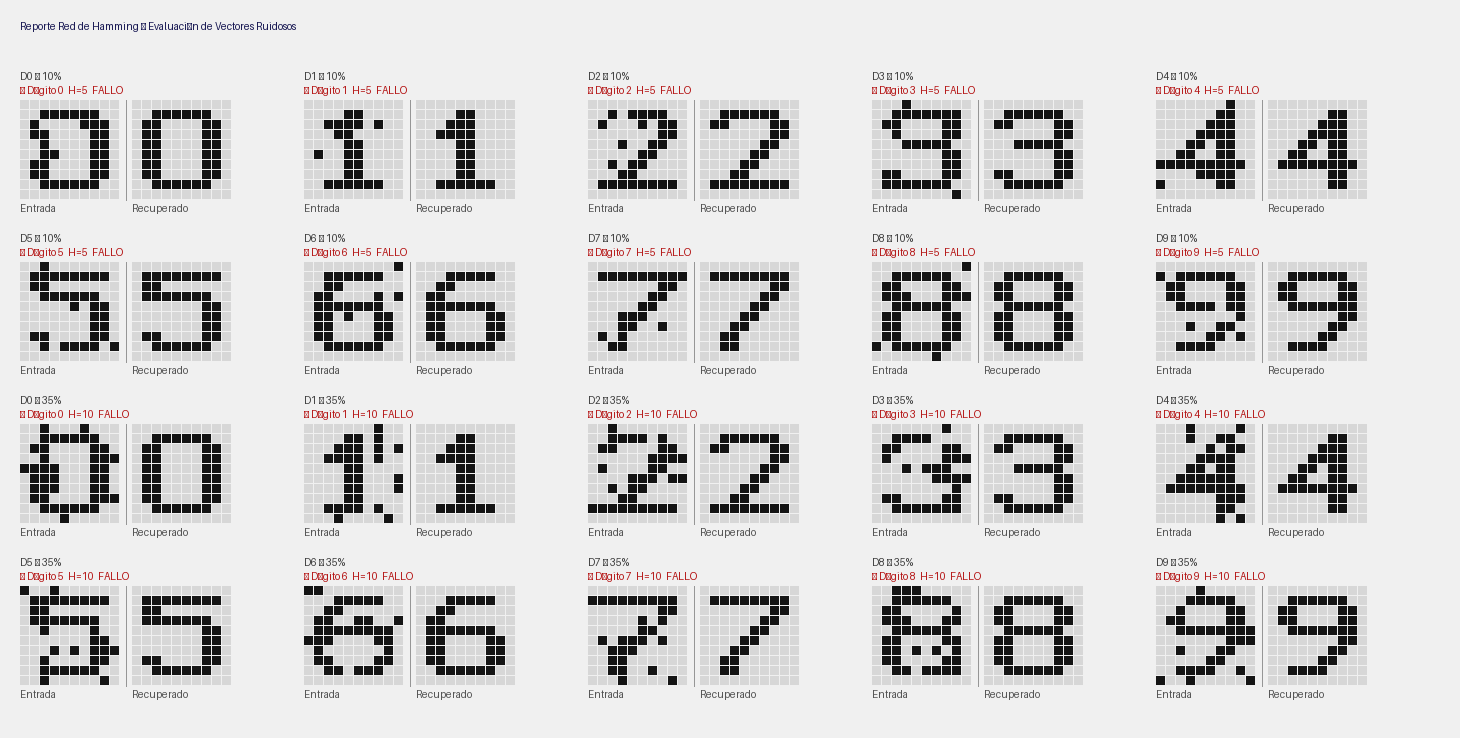

Write Python code to recreate this figure.
"""
hamming.py — Red Neuronal de Hamming
Carga los 30 vectores de mosaico.txt, entrena con los 10 limpios
y evalúa los 20 ruidosos. Genera reporte en consola y PNG.
"""

import math
import os
import random
from PIL import Image, ImageDraw, ImageFont


# ══════════════════════════════════════════════════════
#  UTILIDADES VISUALES
# ══════════════════════════════════════════════════════

def cargar_fuente(size: int):
    rutas = [
        "/usr/share/fonts/truetype/dejavu/DejaVuSansMono-Bold.ttf",
        "/usr/share/fonts/truetype/dejavu/DejaVuSans-Bold.ttf",
        "/usr/share/fonts/truetype/liberation/LiberationMono-Bold.ttf",
    ]
    for r in rutas:
        try:
            return ImageFont.truetype(r, size)
        except Exception:
            pass
    return ImageFont.load_default()


def pixel_art_consola(vector: list[int], ancho: int = 10) -> list[str]:
    lineas = []
    for i in range(0, len(vector), ancho):
        fila = vector[i:i + ancho]
        lineas.append("".join("██" if v == 1 else "  " for v in fila))
    return lineas


def distancia_hamming(a: list[int], b: list[int]) -> int:
    return sum(x != y for x, y in zip(a, b))


# ══════════════════════════════════════════════════════
#  CARGA DE DATOS
# ══════════════════════════════════════════════════════

def cargar_mosaico(path: str = "mosaico.txt") -> list[list[int]]:
    vectores = []
    with open(path, "r") as f:
        lineas = f.read().splitlines()
        
    # Validamos que al menos tenga el encabezado
    if len(lineas) < 3:
        raise ValueError("El archivo no tiene el formato correcto.")
        
    num_vecs = int(lineas[0])
    
    # Empezamos a iterar desde la línea 3 (donde realmente empiezan los vectores)
    for linea in lineas[3:3 + num_vecs]:
        linea = linea.strip()
        if not linea:
            continue
        vec = list(map(int, linea.split()))
        assert len(vec) == 100, f"Longitud inválida: {len(vec)}"
        assert all(v in (-1, 1) for v in vec), "Valores no bipolares"
        vectores.append(vec)
        
    return vectores


# ══════════════════════════════════════════════════════
#  RED DE HAMMING
# ══════════════════════════════════════════════════════

class RedHamming:
    def __init__(self, patrones: list[list[int]]):
        self.patrones = patrones          # p patrones de longitud n
        self.p = len(patrones)            # número de patrones
        self.n = len(patrones[0])         # longitud de cada patrón
        self.W = self._calcular_pesos()   # matriz p × n
        self.b = self.n / 2              # bias
        self.epsilon = 1 / (self.n - 1)  # inhibición lateral

    # ── Etapa 1: Pesos ─────────────────────────────
    def _calcular_pesos(self) -> list[list[float]]:
        return [[x / 2 for x in patron] for patron in self.patrones]

    # ── Etapa 1: Feedforward ───────────────────────
    def feedforward(self, Vp: list[int]) -> list[float]:
        """Calcula a(0) = ft( (1/n)·W·Vp + b )"""
        a0 = []
        for fila in self.W:
            dot = sum(w * v for w, v in zip(fila, Vp))
            val = (1 / self.n) * dot + self.b
            val = max(0.0, min(float(self.n), val))   # ReLU truncada a [0, n]
            a0.append(val)
        return a0

    # ── Etapa 2: MAXNET ────────────────────────────
    def maxnet(self, a0: list[float], max_iter: int = 200) -> tuple[list[float], list[list[float]], int]:
        """
        Competencia lateral hasta que solo quede una neurona activa.
        Devuelve (a_final, historial_iteraciones, num_iteraciones)
        """
        a = list(a0)
        historial = [list(a)]

        for it in range(1, max_iter + 1):
            a_new = []
            for i in range(self.p):
                suma_otros = sum(a[j] for j in range(self.p) if j != i)
                val = a[i] - self.epsilon * suma_otros
                a_new.append(max(0.0, val))

            historial.append(list(a_new))
            activas = sum(1 for v in a_new if v > 1e-9)

            if activas <= 1 or all(abs(a_new[i] - a[i]) < 1e-10 for i in range(self.p)):
                return a_new, historial, it

            a = a_new

        return a, historial, max_iter

    # ── Clasificación completa ─────────────────────
    def clasificar(self, Vp: list[int]) -> dict:
        a0         = self.feedforward(Vp)
        a_final, historial, iteraciones = self.maxnet(a0)

        ganadora   = a_final.index(max(a_final))
        activas    = sum(1 for v in a_final if v > 1e-9)
        hamming    = distancia_hamming(Vp, self.patrones[ganadora])

        if activas == 1 and hamming == 0:
            diagnostico = "ÉXITO"
        elif activas == 1 and hamming > 0:
            diagnostico = "FALLO"
        else:
            diagnostico = "NO ESTABLE"

        return {
            "a0":          a0,
            "a_final":     a_final,
            "historial":   historial,
            "iteraciones": iteraciones,
            "ganadora":    ganadora,
            "hamming":     hamming,
            "diagnostico": diagnostico,
        }


# ══════════════════════════════════════════════════════
#  REPORTE EN CONSOLA
# ══════════════════════════════════════════════════════

COLORES = {
    "ÉXITO":      "\033[92m",   # verde
    "FALLO":      "\033[91m",   # rojo
    "NO ESTABLE": "\033[93m",   # amarillo
    "RESET":      "\033[0m",
}


def imprimir_resultado(digito: int, grupo: str, res: dict):
    col = COLORES.get(res["diagnostico"], "")
    rst = COLORES["RESET"]
    print(f"\n  Dígito {digito:>2} [{grupo}]")
    print(f"    a(0)       = [{', '.join(f'{v:.3f}' for v in res['a0'])}]")
    print(f"    Iteraciones= {res['iteraciones']}")
    print(f"    Ganadora   = neurona {res['ganadora']} → Dígito {res['ganadora']}")
    print(f"    Hamming    = {res['hamming']}")
    print(f"    Resultado  = {col}{res['diagnostico']}{rst}")


def imprimir_historial(res: dict):
    print("    Historial MAXNET:")
    for t, a in enumerate(res["historial"]):
        print(f"      a({t}) = [{', '.join(f'{v:.4f}' for v in a)}]")


# ══════════════════════════════════════════════════════
#  REPORTE PNG
# ══════════════════════════════════════════════════════

def generar_reporte_png(
    red: RedHamming,
    vectores_prueba: list[list[int]],
    resultados: list[dict],
    etiquetas: list[str],
    path: str = "reporte_hamming.png",
):
    """Genera imagen con pares original/recuperado y diagnóstico."""
    CELL    = 10
    PAD     = 6
    COL_W   = 10 * CELL * 2 + PAD * 4 + 60   # original + recuperado
    ROW_H   = 10 * CELL + PAD * 2 + 50
    COLS    = 5
    ROWS    = math.ceil(len(vectores_prueba) / COLS)
    MARGIN  = 20
    HEADER  = 50

    img_w = MARGIN * 2 + COLS * COL_W
    img_h = MARGIN * 2 + HEADER + ROWS * ROW_H

    img  = Image.new("RGB", (img_w, img_h), (240, 240, 240))
    draw = ImageDraw.Draw(img)

    f12 = cargar_fuente(12)
    f14 = cargar_fuente(14)
    f16 = cargar_fuente(16)

    draw.text(
        (MARGIN, MARGIN),
        "Reporte Red de Hamming — Evaluación de Vectores Ruidosos",
        fill=(20, 20, 80), font=f16,
    )

    COLOR_DIAG = {"ÉXITO": (20, 140, 20), "FALLO": (180, 20, 20), "NO ESTABLE": (180, 130, 0)}

    for idx, (vp, res, etq) in enumerate(zip(vectores_prueba, resultados, etiquetas)):
        col_i = idx % COLS
        row_i = idx // COLS
        x0 = MARGIN + col_i * COL_W
        y0 = MARGIN + HEADER + row_i * ROW_H

        # Encabezado
        draw.text((x0, y0), etq, fill=(60, 60, 60), font=f12)
        draw.text(
            (x0, y0 + 14),
            f"→ Dígito {res['ganadora']}  H={res['hamming']}  {res['diagnostico']}",
            fill=COLOR_DIAG.get(res["diagnostico"], (0, 0, 0)),
            font=f12,
        )

        y_px = y0 + 30

        # Dibujar vector de prueba (izquierda)
        for i, val in enumerate(vp):
            r_i, c_i = divmod(i, 10)
            px = x0 + c_i * CELL
            py = y_px + r_i * CELL
            fill = (20, 20, 20) if val == 1 else (215, 215, 215)
            draw.rectangle([px, py, px + CELL - 2, py + CELL - 2], fill=fill)

        # Separador
        sep_x = x0 + 10 * CELL + PAD
        draw.line([(sep_x, y_px), (sep_x, y_px + 10 * CELL)], fill=(150, 150, 150), width=1)

        # Dibujar patrón recuperado (derecha)
        recuperado = red.patrones[res["ganadora"]]
        x1 = sep_x + PAD
        for i, val in enumerate(recuperado):
            r_i, c_i = divmod(i, 10)
            px = x1 + c_i * CELL
            py = y_px + r_i * CELL
            fill = (20, 20, 20) if val == 1 else (215, 215, 215)
            draw.rectangle([px, py, px + CELL - 2, py + CELL - 2], fill=fill)

        # Mini etiquetas
        draw.text((x0,  y_px + 10 * CELL + 2), "Entrada",    fill=(80, 80, 80), font=f12)
        draw.text((x1,  y_px + 10 * CELL + 2), "Recuperado", fill=(80, 80, 80), font=f12)

    img.save(path)
    print(f"\n  ✔ Reporte PNG guardado: {path}")


# ══════════════════════════════════════════════════════
#  MAIN
# ══════════════════════════════════════════════════════

def main():
    print("=" * 60)
    print("       RED NEURONAL DE HAMMING — EVALUACIÓN")
    print("=" * 60)

    # Cargar vectores
    if not os.path.exists("mosaico.txt"):
        print("\n  ✗ No se encontró mosaico.txt. Ejecuta primero dibujador.py")
        return

    todos    = cargar_mosaico("mosaico.txt")
    limpios  = todos[0:10]
    ruido10  = todos[10:20]
    ruido35  = todos[20:30]

    print(f"\n  Vectores cargados: {len(todos)} (10 limpios, 10 @ 10%, 10 @ 35%)")
    print(f"  Longitud de cada vector: {len(limpios[0])}")

    # Crear red
    red = RedHamming(limpios)
    print(f"\n  Red creada:")
    print(f"    Patrones almacenados (p) = {red.p}")
    print(f"    Longitud vectores    (n) = {red.n}")
    print(f"    Bias  b = n/2           = {red.b}")
    print(f"    Epsilon ε = 1/(n-1)     = {red.epsilon:.6f}")

    # Imprimir matriz W resumida
    print(f"\n  Matriz de pesos W ({red.p} × {red.n}) — primeros 5 valores por fila:")
    for i, fila in enumerate(red.W):
        muestra = [f"{v:5.2f}" for v in fila[:5]]
        print(f"    Fila {i} (Dígito {i}): [{', '.join(muestra)}, ...]")

    # ── Evaluar ruido 10% ──────────────────────────
    print("\n" + "=" * 60)
    print("  PRUEBA 1: Vectores con 10% de ruido")
    print("=" * 60)

    res_10 = []
    for d in range(10):
        res = red.clasificar(ruido10[d])
        res_10.append(res)
        imprimir_resultado(d, "10%", res)

    exitos_10 = sum(1 for r in res_10 if r["diagnostico"] == "ÉXITO")
    print(f"\n  Resumen 10%: {exitos_10}/10 éxitos")

    # ── Evaluar ruido 35% ──────────────────────────
    print("\n" + "=" * 60)
    print("  PRUEBA 2: Vectores con 35% de ruido")
    print("=" * 60)

    res_35 = []
    for d in range(10):
        res = red.clasificar(ruido35[d])
        res_35.append(res)
        imprimir_resultado(d, "35%", res)

    exitos_35 = sum(1 for r in res_35 if r["diagnostico"] == "ÉXITO")
    print(f"\n  Resumen 35%: {exitos_35}/10 éxitos")

    # ── Tabla final ────────────────────────────────
    print("\n" + "=" * 60)
    print("  TABLA RESUMEN FINAL")
    print("=" * 60)
    print(f"  {'Dígito':>6} | {'10% Ruido':^20} | {'35% Ruido':^20}")
    print("  " + "-" * 52)
    for d in range(10):
        r10 = res_10[d]
        r35 = res_35[d]
        col10 = "✔" if r10["diagnostico"] == "ÉXITO" else "✘"
        col35 = "✔" if r35["diagnostico"] == "ÉXITO" else "✘"
        print(
            f"  {d:>6} | {col10} → Dígito {r10['ganadora']} (H={r10['hamming']:>3}) "
            f"     | {col35} → Dígito {r35['ganadora']} (H={r35['hamming']:>3})"
        )
    print("  " + "-" * 52)
    print(f"  {'Total':>6} | {exitos_10}/10 éxitos{' '*12} | {exitos_35}/10 éxitos")

    # ── Reporte PNG ────────────────────────────────
    print("\n  Generando reporte PNG...")
    vp_todos   = ruido10 + ruido35
    res_todos  = res_10  + res_35
    etq_todos  = [f"D{d} — 10%" for d in range(10)] + [f"D{d} — 35%" for d in range(10)]
    generar_reporte_png(red, vp_todos, res_todos, etq_todos)

    print("\n¡Evaluación completa!")
    print("  • reporte_hamming.png → imagen con pares entrada/recuperado")


if __name__ == "__main__":
    main()
